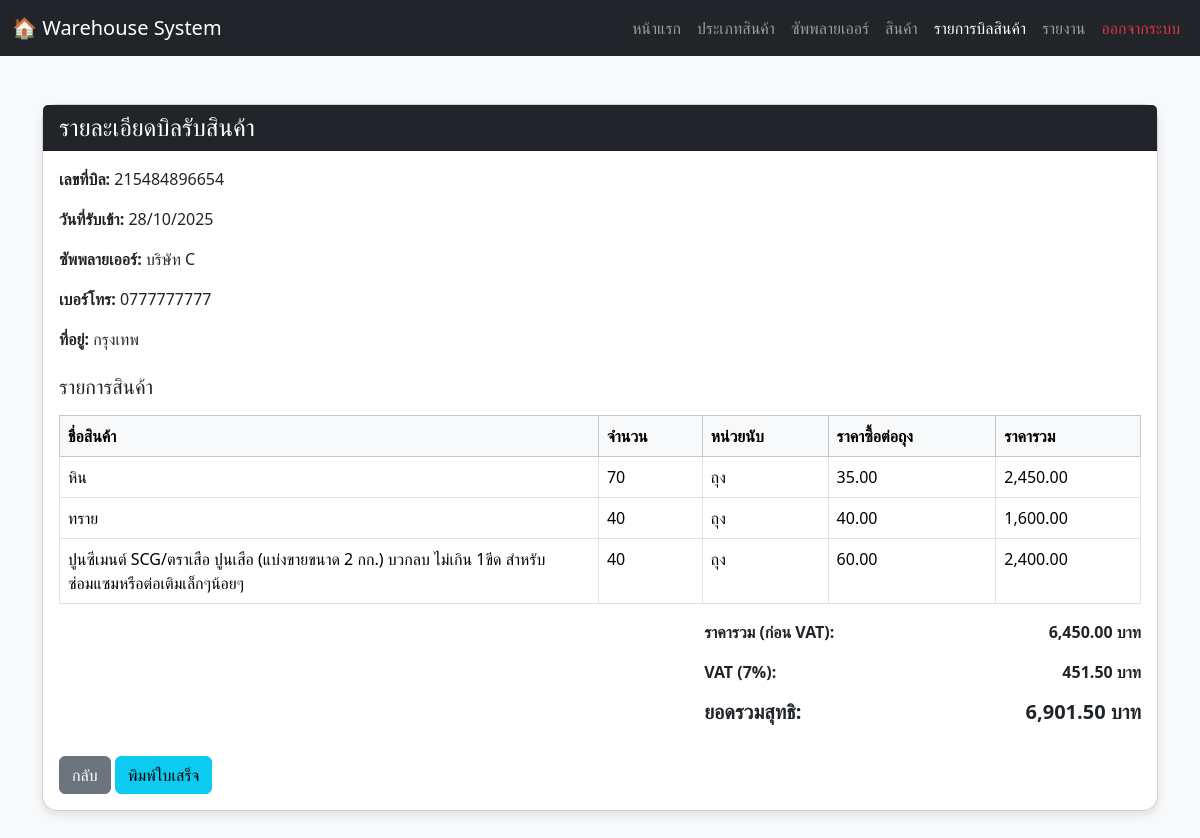
Screenshot of /purchase_detail.php?id=12 (signed in) with the database file from the repository.
### tables this page shows
CREATE TABLE `purchases` (
  `purchase_id` int(11) NOT NULL,
  `purchase_number` varchar(50) NOT NULL,
  `user_id` int(11) DEFAULT NULL,
  `supplier_id` int(11) DEFAULT NULL,
  `purchase_date` datetime DEFAULT current_timestamp(),
  `total_amount` decimal(12,2) DEFAULT NULL
);

CREATE TABLE `suppliers` (
  `supplier_id` int(11) NOT NULL,
  `supplier_name` varchar(150) NOT NULL,
  `address` varchar(255) DEFAULT NULL,
  `phone` varchar(50) DEFAULT NULL
);

CREATE TABLE `purchase_details` (
  `purchase_detail_id` int(11) NOT NULL,
  `purchase_id` int(11) DEFAULT NULL,
  `product_id` int(11) DEFAULT NULL,
  `quantity` int(11) NOT NULL,
  `purchase_price` decimal(10,2) NOT NULL
);

CREATE TABLE `products` (
  `product_id` int(11) NOT NULL,
  `product_name` varchar(150) NOT NULL,
  `category_id` int(11) DEFAULT NULL,
  `supplier_id` int(11) DEFAULT NULL,
  `base_unit` varchar(50) DEFAULT NULL COMMENT 'หน่วยหลัก (เช่น กระสอบ, กล่อง)',
  `sub_unit` varchar(50) DEFAULT NULL COMMENT 'หน่วยย่อย (เช่น กิโลกรัม, ชิ้น)',
  `unit_conversion_rate` decimal(10,2) NOT NULL DEFAULT 1.00 COMMENT 'อัตราแปลงจากหน่วยหลักไปหน่วยย่อย',
  `stock_in_sub_unit` decimal(10,2) NOT NULL DEFAULT 0.00 COMMENT 'สต็อกคงเหลือในหน่วยย่อยที่สุด',
  `selling_price` decimal(10,2) NOT NULL,
  `reorder_level` decimal(10,2) NOT NULL DEFAULT 0.00,
  `image_path` varchar(255) DEFAULT NULL
);

### purchase_detail.php (the view, shortened to what this page needs)
<?php
include 'connection.php';
$purchase_id = $_GET['id'];
$sqlHeader = "SELECT p.purchase_id, p.purchase_number, p.purchase_date,
                      s.supplier_name, s.phone, s.address, p.total_amount
               FROM purchases p
               LEFT JOIN suppliers s ON p.supplier_id = s.supplier_id
               WHERE p.purchase_id = ?";
$stmt = $conn->prepare($sqlHeader);
$stmt->bind_param("i", $purchase_id);
$stmt->execute();
$headerResult = $stmt->get_result();
$purchase = $headerResult->fetch_assoc();
$sqlItems = "SELECT d.product_id, pr.product_name, pr.base_unit, d.quantity, d.purchase_price,
                    (d.quantity * d.purchase_price) AS total
             FROM purchase_details d
             LEFT JOIN products pr ON d.product_id = pr.product_id
             WHERE d.purchase_id = ?";
$stmt2 = $conn->prepare($sqlItems);
$stmt2->bind_param("i", $purchase_id);
$stmt2->execute();
$itemsResult = $stmt2->get_result();
$price_header = "ราคาซื้อต่อหน่วย";
$all_items = [];
$all_units = [];
if ($itemsResult->num_rows > 0) {
    while($item = $itemsResult->fetch_assoc()) {
        $all_items[] = $item;
        if (!empty($item['base_unit'])) {
            $all_units[] = $item['base_unit'];
        }
    }
    $unique_units = array_unique($all_units);
    if (count($unique_units) === 1) {
        $price_header = "ราคาซื้อต่อ" . htmlspecialchars(reset($unique_units));
    }
}
?>
<!DOCTYPE html>
<html lang="th">
<head>
<link href="https://cdn.jsdelivr.net/npm/bootstrap@5.3.2/dist/css/bootstrap.min.css" rel="stylesheet">
</head>
<body>
  <nav class="navbar navbar-expand-lg navbar-dark bg-dark">
    <div class="container-fluid">
      <a class="navbar-brand" href="#">🏠 Warehouse System</a>
      <div class="collapse navbar-collapse" id="navbarNav">
        <ul class="navbar-nav ms-auto">
          <li class="nav-item"><a class="nav-link" href="homepage.php">หน้าแรก</a></li>
          <li class="nav-item"><a class="nav-link" href="categories.php">ประเภทสินค้า</a></li>
          <li class="nav-item"><a class="nav-link" href="suppliers.php">ซัพพลายเออร์</a></li>
          <li class="nav-item"><a class="nav-link" href="products.php">สินค้า</a></li>
          <li class="nav-item"><a class="nav-link active" href="warehouse_page.php">รายการบิลสินค้า</a></li>
          <li class="nav-item"><a class="nav-link" href="report.php">รายงาน</a></li>
          <li class="nav-item"><a class="nav-link text-danger" href="logout.php">ออกจากระบบ</a></li>
        </ul>
      </div>
    </div>
  </nav>
<div class="container mt-5 mb-5">
  <div class="card">
    <div class="card-header bg-dark text-white">
      <h4 class="mb-0">รายละเอียดบิลรับสินค้า</h4>
    </div>
    <div class="card-body">
      <?php if ($purchase): ?>
        <div class="mb-3">
          <p><strong>เลขที่บิล:</strong> <?= htmlspecialchars($purchase['purchase_number']) ?></p>
          <p><strong>วันที่รับเข้า:</strong> <?= date("d/m/Y", strtotime($purchase['purchase_date'])) ?></p>
          <p><strong>ซัพพลายเออร์:</strong> <?= htmlspecialchars($purchase['supplier_name']) ?></p>
          <p><strong>เบอร์โทร:</strong> <?= htmlspecialchars($purchase['phone'] ?? '-') ?></p>
          <p><strong>ที่อยู่:</strong> <?= htmlspecialchars($purchase['address'] ?? '-') ?></p>
        </div>
        <h5 class="mt-4"> รายการสินค้า</h5>
        <table class="table table-bordered mt-3">
          <thead class="table-light">
            <tr>
              <th>ชื่อสินค้า</th>
              <th>จำนวน</th>
              <th>หน่วยนับ</th>
              <th><?= $price_header ?></th>
              <th>ราคารวม</th>
            </tr>
          </thead>
          <tbody>
            <?php if (!empty($all_items)): ?>
              <?php foreach ($all_items as $item): ?>
                <tr>
                  <td class="product-name-col"><?= htmlspecialchars($item['product_name']) ?></td>
                  <td><?= number_format($item['quantity'], 0) ?></td>
                  <td><?= htmlspecialchars($item['base_unit']) ?></td>
                  <td><?= number_format($item['purchase_price'], 2) ?></td>
                  <td><?= number_format($item['total'], 2) ?></td>
                </tr>
              <?php endforeach; ?>
            <?php else: ?>
              <tr><td colspan="5" class="text-center text-muted">ไม่มีรายการสินค้าในบิลนี้</td></tr>
            <?php endif; ?>
          </tbody>
        </table>
        <div class="row justify-content-end mt-3">
          <div class="col-md-5">
            <?php
              $subtotal = $purchase['total_amount'];
              $vat = $subtotal * 0.07;
              $grand_total = $subtotal + $vat;
            ?>
            <p class="d-flex justify-content-between"><strong>ราคารวม (ก่อน VAT):</strong> <strong><?= number_format($subtotal, 2) ?> บาท</strong></p>
            <p class="d-flex justify-content-between"><strong>VAT (7%):</strong> <strong><?= number_format($vat, 2) ?> บาท</strong></p>
            <h5 class="d-flex justify-content-between"><strong>ยอดรวมสุทธิ:</strong> <strong><?= number_format($grand_total, 2) ?> บาท</strong></h5>
          </div>
        </div>
      <?php else: ?>
        <div class="alert alert-danger">ไม่พบบิลนี้ในระบบ</div>
      <?php endif; ?>
      <div class="mt-4">
        <a href="warehouse_page.php" class="btn btn-secondary no-print">กลับ</a>
        <button onclick="window.print()" class="btn btn-info no-print">พิมพ์ใบเสร็จ</button>
      </div>
    </div>
  </div>
</div>
</body>
</html>

### purchase_detail.php (style rules this page uses)
body { background-color: #f8f9fa; }
.card { border-radius: 15px; box-shadow: 0 4px 10px rgba(0,0,0,0.1); }
.product-name-col { max-width: 300px; word-wrap: break-word; overflow-wrap: break-word; white-space: normal !important; }

### rows the page displays
purchases: purchase_number "215484896654", purchase_date "28/10/2025", supplier.supplier_name "บริษัท C", supplier.phone "0777777777", supplier.address "กรุงเทพ", total_amount "6,450.00", total_amount "451.50", total_amount "6,901.50"
purchase_details: product.product_name "หิน", quantity "70", product.base_unit "ถุง", purchase_price "35.00", total "2,450.00"
purchase_details: product.product_name "ทราย", quantity "40", product.base_unit "ถุง", purchase_price "40.00", total "1,600.00"
purchase_details: product.product_name "ปูนซีเมนต์ SCG/ตราเสือ ปูนเสือ (แบ่งขายขนาด 2 กก.) บวกลบ ไม่เกิน 1ขีด สำหรับซ่อมแซมหรือต่อเติมเล็กๆน้อยๆ", quantity "40", product.base_unit "ถุง", purchase_price "60.00", total "2,400.00"

### other values shown
$price_header "ราคาซื้อต่อถุง"
